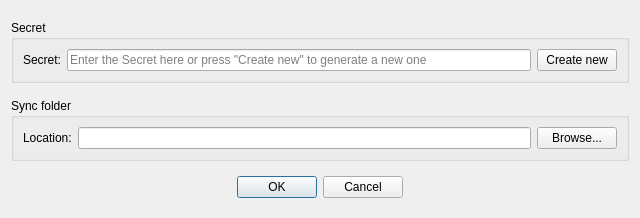
<?xml version="1.0" encoding="UTF-8"?>
<ui version="4.0">
 <class>AddFolder</class>
 <widget class="QDialog" name="AddFolder">
  <property name="windowModality">
   <enum>Qt::WindowModal</enum>
  </property>
  <property name="geometry">
   <rect>
    <x>0</x>
    <y>0</y>
    <width>640</width>
    <height>218</height>
   </rect>
  </property>
  <property name="sizePolicy">
   <sizepolicy hsizetype="Preferred" vsizetype="Preferred">
    <horstretch>0</horstretch>
    <verstretch>0</verstretch>
   </sizepolicy>
  </property>
  <property name="minimumSize">
   <size>
    <width>640</width>
    <height>0</height>
   </size>
  </property>
  <property name="windowTitle">
   <string>Add Folder</string>
  </property>
  <property name="windowIcon">
   <iconset resource="../resources/mainwindow.qrc">
    <normaloff>:/branding/librevault_icon.svg</normaloff>:/branding/librevault_icon.svg</iconset>
  </property>
  <property name="modal">
   <bool>true</bool>
  </property>
  <layout class="QVBoxLayout" name="verticalLayout">
   <item>
    <widget class="QGroupBox" name="group_Secret">
     <property name="sizePolicy">
      <sizepolicy hsizetype="Preferred" vsizetype="Maximum">
       <horstretch>0</horstretch>
       <verstretch>0</verstretch>
      </sizepolicy>
     </property>
     <property name="title">
      <string>Secret</string>
     </property>
     <layout class="QVBoxLayout" name="verticalLayout_2">
      <item>
       <layout class="QHBoxLayout" name="horizontalLayout_3">
        <item>
         <widget class="QLabel" name="label">
          <property name="text">
           <string>Secret:</string>
          </property>
         </widget>
        </item>
        <item>
         <widget class="QLineEdit" name="line_Secret">
          <property name="placeholderText">
           <string>Enter the Secret here or press &quot;Create new&quot; to generate a new one</string>
          </property>
         </widget>
        </item>
        <item>
         <widget class="QPushButton" name="button_CreateSecret">
          <property name="text">
           <string>Create new</string>
          </property>
         </widget>
        </item>
       </layout>
      </item>
     </layout>
    </widget>
   </item>
   <item>
    <widget class="QGroupBox" name="group_Folder">
     <property name="sizePolicy">
      <sizepolicy hsizetype="Preferred" vsizetype="Maximum">
       <horstretch>0</horstretch>
       <verstretch>0</verstretch>
      </sizepolicy>
     </property>
     <property name="title">
      <string>Sync folder</string>
     </property>
     <layout class="QHBoxLayout" name="horizontalLayout">
      <item>
       <widget class="QLabel" name="label_7">
        <property name="text">
         <string>Location:</string>
        </property>
       </widget>
      </item>
      <item>
       <widget class="QLineEdit" name="line_Folder"/>
      </item>
      <item>
       <widget class="QPushButton" name="button_Browse">
        <property name="text">
         <string>Browse...</string>
        </property>
       </widget>
      </item>
     </layout>
    </widget>
   </item>
   <item>
    <spacer name="verticalSpacer">
     <property name="orientation">
      <enum>Qt::Vertical</enum>
     </property>
     <property name="sizeType">
      <enum>QSizePolicy::Fixed</enum>
     </property>
     <property name="sizeHint" stdset="0">
      <size>
       <width>20</width>
       <height>0</height>
      </size>
     </property>
    </spacer>
   </item>
   <item>
    <widget class="QDialogButtonBox" name="buttonBox">
     <property name="orientation">
      <enum>Qt::Horizontal</enum>
     </property>
     <property name="standardButtons">
      <set>QDialogButtonBox::Cancel|QDialogButtonBox::Ok</set>
     </property>
     <property name="centerButtons">
      <bool>true</bool>
     </property>
    </widget>
   </item>
  </layout>
 </widget>
 <resources>
  <include location="../resources/mainwindow.qrc"/>
  <include location="../resources/linux.qrc"/>
 </resources>
 <connections>
  <connection>
   <sender>buttonBox</sender>
   <signal>accepted()</signal>
   <receiver>AddFolder</receiver>
   <slot>accept()</slot>
   <hints>
    <hint type="sourcelabel">
     <x>230</x>
     <y>564</y>
    </hint>
    <hint type="destinationlabel">
     <x>157</x>
     <y>274</y>
    </hint>
   </hints>
  </connection>
  <connection>
   <sender>buttonBox</sender>
   <signal>rejected()</signal>
   <receiver>AddFolder</receiver>
   <slot>reject()</slot>
   <hints>
    <hint type="sourcelabel">
     <x>298</x>
     <y>564</y>
    </hint>
    <hint type="destinationlabel">
     <x>286</x>
     <y>274</y>
    </hint>
   </hints>
  </connection>
 </connections>
</ui>
